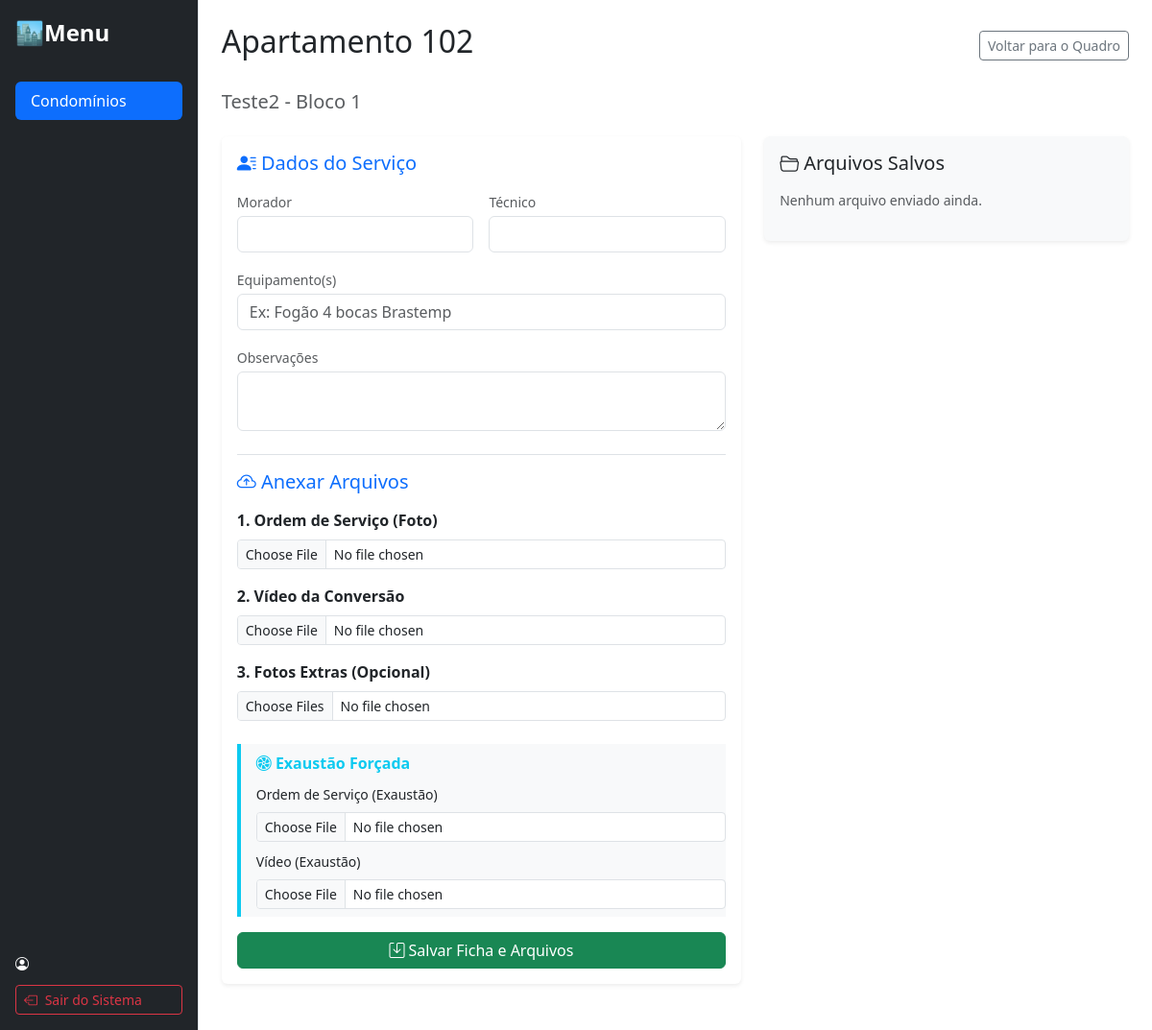
The app's page /apartamento/444/ with its own data.
### core/models.py (models this page shows, shortened)
class Apartamento(models.Model):
    bloco = models.ForeignKey(Bloco, on_delete=models.CASCADE, related_name='apartamentos')
    numero = models.CharField(max_length=10)
    naturgy = models.BooleanField(default=False)
    ap_2p6 = models.BooleanField(default=False)
    morador = models.CharField(max_length=100, blank=True, verbose_name="Nome do Morador")
    tecnico = models.CharField(max_length=100, blank=True, verbose_name="Técnico Responsável")
    equipamento = models.CharField(max_length=200, blank=True, verbose_name="Equipamento(s)", help_text="Ex: Fogão 4 bocas, Aquecedor Lorenzetti")
    observacoes = models.TextField(blank=True, verbose_name="Observações / Impedimentos")
    exaustao_forcada = models.BooleanField(default=False)
    class Meta:
        ordering = ['numero']

class Bloco(models.Model):
    condominio = models.ForeignKey('Condominio', on_delete=models.CASCADE, related_name='blocos')
    nome = models.CharField(max_length=50)
    qtd_andares = models.PositiveIntegerField(null=True, blank=True, help_text="Quantos andares tem o prédio?")
    qtd_ap_por_andar = models.PositiveIntegerField(null=True, blank=True, help_text="Quantos apartamentos por andar?")
    inicio_numeracao = models.PositiveIntegerField(default=101, help_text="Qual é o primeiro apartamento? ex: 101")
    usuarios = models.ManyToManyField(User, blank=True, related_name='blocos_atribuidos', help_text="Equipes/Usuários restritos apenas a este bloco.")

class Condominio(models.Model):
    nome = models.CharField(max_length=100)
    endereco = models.CharField(max_length=255, blank=True)
    data_criacao = models.DateTimeField()
    data_inicio = models.DateField(null=True, blank=True, verbose_name="Início do Serviço")
    data_fim = models.DateField(null=True, blank=True, verbose_name="Fim do Serviço")
    usuarios = models.ManyToManyField(User, blank=True, related_name='condominios', help_text="Usuários que podem ver TODOS os blocos deste condomínio.")
    qtd_andares_padrao = models.PositiveIntegerField(default=0, help_text="Padrão para os blocos deste condomínio")
    qtd_ap_por_andar_padrao = models.PositiveIntegerField(default=0, help_text="Padrão de aptos por andar")
    qtd_saloes_festas = models.PositiveIntegerField(default=0, verbose_name="Qtd. Salões de Festas", help_text="Cria automaticamente um bloco de Áreas Comuns")

### core/views.py (the view, shortened to what this page needs)
# urls.py: path('apartamento/<int:pk>/', views.ficha_apartamento, name='ficha_apartamento'),
def ficha_apartamento(request, pk):
    apto = get_object_or_404(Apartamento, pk=pk)
    contexto = {
        'apto': apto,
        'arquivos': apto.arquivos.all()
    }
    return render(request, 'core/ficha_apartamento.html', contexto)

### core/templates/core/ficha_apartamento.html (shortened to what this page needs)
{% extends 'core/base.html' %}
{% block conteudo %}
<div class="d-flex justify-content-between align-items-center mb-4">
    <h2>Apartamento {{ apto.numero }}</h2>
    <a href="{% url 'detalhe_condominio' apto.bloco.condominio.pk %}" class="btn btn-outline-secondary btn-sm">
        Voltar para o Quadro
    </a>
</div>
<h5 class="text-muted mb-4">{{ apto.bloco.condominio.nome }} - Bloco {{ apto.bloco.nome }}</h5>
<div class="row">
    <div class="col-md-7">
        <div class="card shadow-sm border-0 mb-4">
            <div class="card-body">
                <form method="POST" enctype="multipart/form-data">
                    <h5 class="mb-3 text-primary"><i class="bi bi-person-lines-fill"></i> Dados do Serviço</h5>
                    <div class="row g-3 mb-4">
                        <div class="col-md-6">
                            <label class="form-label text-muted small mb-1">Morador</label>
                            <input type="text" class="form-control" name="morador" value="{{ apto.morador }}">
                        </div>
                        <div class="col-md-6">
                            <label class="form-label text-muted small mb-1">Técnico</label>
                            <input type="text" class="form-control" name="tecnico" value="{{ apto.tecnico }}">
                        </div>
                        <div class="col-12">
                            <label class="form-label text-muted small mb-1">Equipamento(s)</label>
                            <input type="text" class="form-control" name="equipamento" value="{{ apto.equipamento }}" placeholder="Ex: Fogão 4 bocas Brastemp">
                        </div>
                        <div class="col-12">
                            <label class="form-label text-muted small mb-1">Observações</label>
                            <textarea class="form-control" name="observacoes" rows="2">{{ apto.observacoes }}</textarea>
                        </div>
                    </div>
                    <h5 class="mb-3 text-primary border-top pt-3"><i class="bi bi-cloud-arrow-up"></i> Anexar Arquivos</h5>
                    <div class="mb-3">
                        <label class="form-label fw-bold">1. Ordem de Serviço (Foto)</label>
                        <input class="form-control form-control-sm" type="file" name="arquivo_os" accept="image/*,application/pdf">
                    </div>
                    <div class="mb-3">
                        <label class="form-label fw-bold">2. Vídeo da Conversão</label>
                        <input class="form-control form-control-sm" type="file" name="arquivo_video" accept="video/*">
                    </div>
                    <div class="mb-4">
                        <label class="form-label fw-bold">3. Fotos Extras (Opcional)</label>
                        <input class="form-control form-control-sm" type="file" name="arquivos_extras" accept="image/*" multiple>
                    </div>
                    <div class="mb-3 border-start border-info border-4 ps-3 bg-light py-2">
                        <label class="form-label fw-bold text-info"><i class="bi bi-fan"></i> Exaustão Forçada</label>
                        <div class="mb-2">
                            <label class="form-label small">Ordem de Serviço (Exaustão)</label>
                            <input class="form-control form-control-sm" type="file" name="arquivo_os_ex" accept="image/*,application/pdf">
                        </div>
                        <div>
                            <label class="form-label small">Vídeo (Exaustão)</label>
                            <input class="form-control form-control-sm" type="file" name="arquivo_video_ex" accept="video/*">
                        </div>
                    </div>
                    <button type="submit" class="btn btn-success w-100">
                        <i class="bi bi-save"></i> Salvar Ficha e Arquivos
                    </button>
                </form>
            </div>
        </div>
    </div>
    <div class="col-md-5">
        <div class="card shadow-sm border-0 bg-light">
            <div class="card-body">
                <h5 class="mb-3"><i class="bi bi-folder2-open"></i> Arquivos Salvos</h5>
                {% if arquivos %}
                    <ul class="list-group">
                        {% for arquivo in arquivos %}
                            <li class="list-group-item d-flex justify-content-between align-items-center">
                                <div>
                                    {% if arquivo.tipo == 'VIDEO' %}
                                        <i class="bi bi-camera-video text-danger me-2"></i>
                                    {% elif arquivo.tipo == 'OS' %}
                                        <i class="bi bi-file-earmark-text text-primary me-2"></i>
                                    {% else %}
                                        <i class="bi bi-image text-success me-2"></i>
                                    {% endif %}
                                    <a href="{{ arquivo.arquivo.url }}" target="_blank" class="text-decoration-none text-dark fw-bold">
                                        {{ arquivo.get_tipo_display }}
                                    </a>
                                    <small class="d-block text-muted" style="font-size: 0.65em; margin-left: 24px;">
                                        {{ arquivo.arquivo.name }}
                                    </small>
                                </div>
                                <div class="d-flex align-items-center">
                                    <small class="text-muted me-3" style="font-size: 0.7em;">
                                        {{ arquivo.data_envio|date:"d/m H:i" }}
                                    </small>
                                    <form method="POST" action="{% url 'deletar_arquivo' arquivo.pk %}" class="m-0 p-0">
                                        {% csrf_token %}
                                        <button type="submit" class="btn btn-sm btn-outline-danger border-0 p-1" title="Apagar Arquivo">
                                            <i class="bi bi-trash"></i>
                                        </button>
                                    </form>
                                </div>
                            </li>
                        {% endfor %}
                    </ul>
                {% else %}
                    <p class="text-muted small">Nenhum arquivo enviado ainda.</p>
                {% endif %}
            </div>
        </div>
    </div>
</div>
{% endblock %}

### records on screen
Apartamento: numero "102", bloco.condominio.nome "Teste2", bloco.nome "1"
